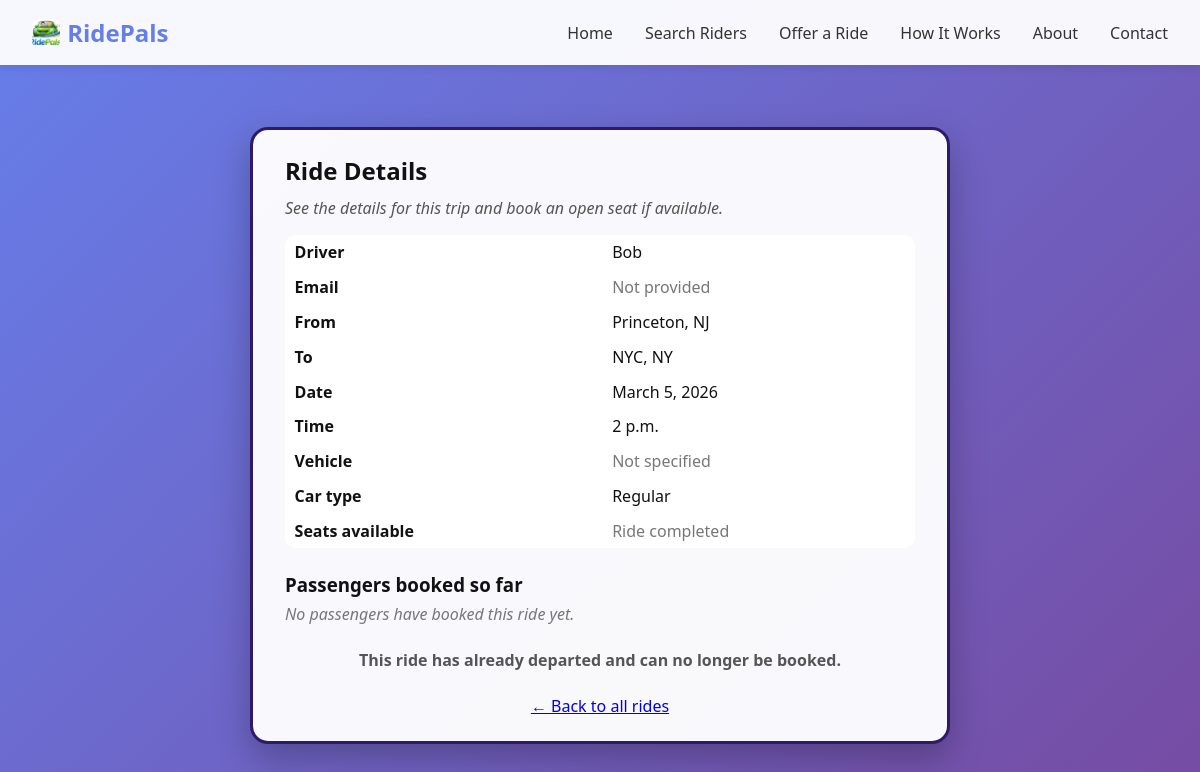
The app's page /rides/1/ with its own data.
### rides/models.py (models this page shows)
class Person(models.Model):
    first_name = models.CharField(max_length=100)
    last_name = models.CharField(max_length=100, blank=True)
    email = models.EmailField(blank=True)
    origination_city = models.CharField(max_length=100, default='')
    origination_state = models.CharField(max_length=2, default='')
    destination_city = models.CharField(max_length=100)
    destination_state = models.CharField(max_length=2)
    date = models.DateField()
    time = models.TimeField()
    taking_passengers = models.BooleanField()
    seats_available = models.IntegerField()
    vehicle_type = models.CharField(max_length=100, blank=True)
    car_class = models.CharField(
        max_length=20,
        choices=[("regular", "Regular"), ("premium", "Premium")],
        default="regular",
    )

### rides/views.py (the view)
# urls.py: path("<int:ride_id>/", views.ride_detail, name="detail"),
def ride_detail(request, ride_id):
  ride = get_object_or_404(Person, id=ride_id)
  today = date.today()
  now_time = datetime.now().time()
  is_past = (ride.date < today) or (ride.date == today and ride.time < now_time)
  passengers = ride.bookings.order_by("booked_at")
  context = {
    "ride": ride,
    "is_past": is_past,
    "is_full": ride.seats_available <= 0,
    "passengers": passengers,
    "booking_form": BookingForm(),
  }
  return render(request, "ride_detail.html", context)

### rides/templates/ride_detail.html
{% extends "base.html" %}
{% block content %}
<div class="card" style="max-width: 700px; margin: 30px auto; color: #111; padding: 1.5rem 2rem;">
  <h2 style="margin-bottom: 10px;">Ride Details</h2>
  <p style="margin-bottom: 1rem; font-style: italic; color: #555;">
    See the details for this trip and book an open seat if available.
  </p>
  <table style="width: 100%; border-collapse: collapse; margin-bottom: 1.5rem;">
    <tr>
      <th style="text-align: left; padding: 0.4rem 0.6rem;">Driver</th>
      <td style="padding: 0.4rem 0.6rem;">
        {{ ride.first_name }}{% if ride.last_name %} {{ ride.last_name }}{% endif %}
      </td>
    </tr>
    <tr>
      <th style="text-align: left; padding: 0.4rem 0.6rem;">Email</th>
      <td style="padding: 0.4rem 0.6rem;">
        {% if ride.email %}{{ ride.email }}{% else %}<span style="color:#777;">Not provided</span>{% endif %}
      </td>
    </tr>
    <tr>
      <th style="text-align: left; padding: 0.4rem 0.6rem;">From</th>
      <td style="padding: 0.4rem 0.6rem;">
        {{ ride.origination_city }}, {{ ride.origination_state }}
      </td>
    </tr>
    <tr>
      <th style="text-align: left; padding: 0.4rem 0.6rem;">To</th>
      <td style="padding: 0.4rem 0.6rem;">
        {{ ride.destination_city }}, {{ ride.destination_state }}
      </td>
    </tr>
    <tr>
      <th style="text-align: left; padding: 0.4rem 0.6rem;">Date</th>
      <td style="padding: 0.4rem 0.6rem;">{{ ride.date }}</td>
    </tr>
    <tr>
      <th style="text-align: left; padding: 0.4rem 0.6rem;">Time</th>
      <td style="padding: 0.4rem 0.6rem;">{{ ride.time }}</td>
    </tr>
    <tr>
      <th style="text-align: left; padding: 0.4rem 0.6rem;">Vehicle</th>
      <td style="padding: 0.4rem 0.6rem;">
        {% if ride.vehicle_type %}{{ ride.vehicle_type }}{% else %}<span style="color:#777;">Not specified</span>{% endif %}
      </td>
    </tr>
    <tr>
      <th style="text-align: left; padding: 0.4rem 0.6rem;">Car type</th>
      <td style="padding: 0.4rem 0.6rem;">{{ ride.get_car_class_display }}</td>
    </tr>
    <tr>
      <th style="text-align: left; padding: 0.4rem 0.6rem;">Seats available</th>
      <td style="padding: 0.4rem 0.6rem;">
        {% if is_past %}
          <span style="color:#777;">Ride completed</span>
        {% elif is_full %}
          <span style="color:#b91c1c; font-weight: 600;">Full (no seats left)</span>
        {% else %}
          {{ ride.seats_available }}
        {% endif %}
      </td>
    </tr>
  </table>
  <div style="margin-bottom: 1.5rem;">
    <h3 style="margin-bottom: 0.4rem;">Passengers booked so far</h3>
    {% if passengers %}
      <ul style="list-style: none; padding-left: 0;">
        {% for p in passengers %}
          <li style="margin-bottom: 0.25rem;">
            {{ p.first_name }} {% if p.last_name %}{{ p.last_name }}{% endif %}
          </li>
        {% endfor %}
      </ul>
    {% else %}
      <p style="color:#777; font-style: italic;">No passengers have booked this ride yet.</p>
    {% endif %}
  </div>
  {% if not is_past and not is_full %}
    <form action="{% url 'rides:book' ride.id %}" method="post" style="text-align: left; margin-top: 1rem;">
      {% csrf_token %}
      <h3 style="margin-bottom: 0.6rem;">Book a seat</h3>
      {{ booking_form.as_p }}
      <div style="text-align: center; margin-top: 0.5rem;">
        <button type="submit" class="btn btn-primary">Book a Seat</button>
      </div>
    </form>
  {% else %}
    <p style="text-align: center; font-weight: 600; color:#555;">
      {% if is_past %}
        This ride has already departed and can no longer be booked.
      {% else %}
        This ride is currently full and cannot accept more passengers.
      {% endif %}
    </p>
  {% endif %}
  <div style="margin-top: 1.5rem; text-align: center;">
    <a href="{% url 'rides:index' %}">&larr; Back to all rides</a>
  </div>
</div>
{% endblock %}

### static/main.css (style rules this page uses)
* { margin: 0; padding: 0; box-sizing: border-box; }
body { font-family: 'Segoe UI', Tahoma, Geneva, Verdana, sans-serif; background: linear-gradient(135deg, #667eea 0%, #764ba2 100%); min-height: 100vh; display: flex; flex-direction: column; }
.card { background: rgba(255, 255, 255, 0.96); border-radius: 18px; box-shadow: 0 14px 35px rgba(0, 0, 0, 0.25); border: 3px solid #2d1b69; }
.card h2 { font-family: "Trebuchet MS", "Gill Sans", system-ui, -apple-system, BlinkMacSystemFont, "Segoe UI", sans-serif; }
.card table { background: #ffffff; border-radius: 12px; overflow: hidden; }
.card table td, .card table th { background-color: #ffffff; padding: 0.5rem 0.75rem; }

### records on screen
Person: first_name "Bob", origination_city "Princeton", origination_state "NJ", destination_city "NYC", destination_state "NY", date "March 5, 2026", time "2 p.m.", car_class "Regular"
